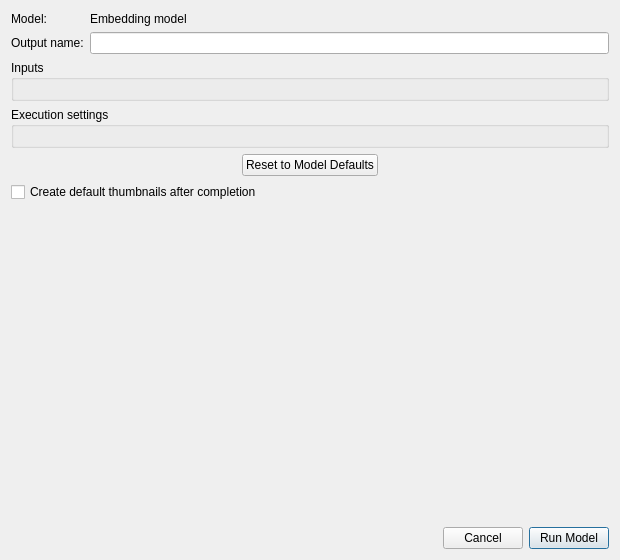
<?xml version="1.0" encoding="UTF-8"?>
<ui version="4.0">
 <class>dialog_model_execution</class>
 <widget class="QDialog" name="dialog_model_execution">
  <property name="geometry">
   <rect>
    <x>0</x>
    <y>0</y>
    <width>620</width>
    <height>560</height>
   </rect>
  </property>
  <property name="windowTitle">
   <string>Run Embedding Model</string>
  </property>
  <layout class="QVBoxLayout" name="layout_root">
   <property name="topMargin">
    <number>12</number>
   </property>
   <item>
    <layout class="QGridLayout" name="grid_run_summary">
     <item row="0" column="0">
      <widget class="QLabel" name="label_model_title">
       <property name="text">
        <string>Model:</string>
       </property>
      </widget>
     </item>
     <item row="0" column="1">
      <widget class="QLabel" name="label_model_value">
       <property name="text">
        <string>Embedding model</string>
       </property>
       <property name="textFormat">
        <enum>Qt::TextFormat::PlainText</enum>
       </property>
       <property name="wordWrap">
        <bool>true</bool>
       </property>
       <property name="textInteractionFlags">
        <set>Qt::TextInteractionFlag::TextSelectableByMouse</set>
       </property>
      </widget>
     </item>
     <item row="1" column="1">
      <widget class="QLineEdit" name="edit_output_name"/>
     </item>
     <item row="1" column="0">
      <widget class="QLabel" name="label_output_name">
       <property name="text">
        <string>Output name:</string>
       </property>
      </widget>
     </item>
    </layout>
   </item>
   <item>
    <widget class="QGroupBox" name="group_inputs">
     <property name="title">
      <string>Inputs</string>
     </property>
     <layout class="QFormLayout" name="form_inputs"/>
    </widget>
   </item>
   <item>
    <widget class="QGroupBox" name="group_parameters">
     <property name="title">
      <string>Execution settings</string>
     </property>
     <layout class="QFormLayout" name="form_parameters"/>
    </widget>
   </item>
   <item alignment="Qt::AlignmentFlag::AlignHCenter">
    <widget class="QPushButton" name="button_reset_preparation">
     <property name="toolTip">
      <string>Restore the selected model’s default input-preparation settings.</string>
     </property>
     <property name="text">
      <string>Reset to Model Defaults</string>
     </property>
    </widget>
   </item>
   <item>
    <widget class="QCheckBox" name="check_create_thumbnails">
     <property name="toolTip">
      <string>Create thumbnails from the run inputs after the embedding job finishes.</string>
     </property>
     <property name="text">
      <string>Create default thumbnails after completion</string>
     </property>
    </widget>
   </item>
   <item>
    <spacer name="spacer">
     <property name="orientation">
      <enum>Qt::Orientation::Vertical</enum>
     </property>
     <property name="sizeHint" stdset="0">
      <size>
       <width>20</width>
       <height>20</height>
      </size>
     </property>
    </spacer>
   </item>
   <item>
    <widget class="QLabel" name="label_error">
     <property name="text">
      <string/>
     </property>
     <property name="wordWrap">
      <bool>true</bool>
     </property>
     <property name="textRole" stdset="0">
      <string>error</string>
     </property>
    </widget>
   </item>
   <item>
    <layout class="QHBoxLayout" name="layout_buttons">
     <item>
      <spacer name="button_spacer">
       <property name="orientation">
        <enum>Qt::Orientation::Horizontal</enum>
       </property>
       <property name="sizeHint" stdset="0">
        <size>
         <width>40</width>
         <height>20</height>
        </size>
       </property>
      </spacer>
     </item>
     <item>
      <widget class="QPushButton" name="button_cancel">
       <property name="text">
        <string>Cancel</string>
       </property>
      </widget>
     </item>
     <item>
      <widget class="QPushButton" name="button_run">
       <property name="text">
        <string>Run Model</string>
       </property>
       <property name="default">
        <bool>true</bool>
       </property>
      </widget>
     </item>
    </layout>
   </item>
  </layout>
 </widget>
 <resources/>
 <connections/>
</ui>
